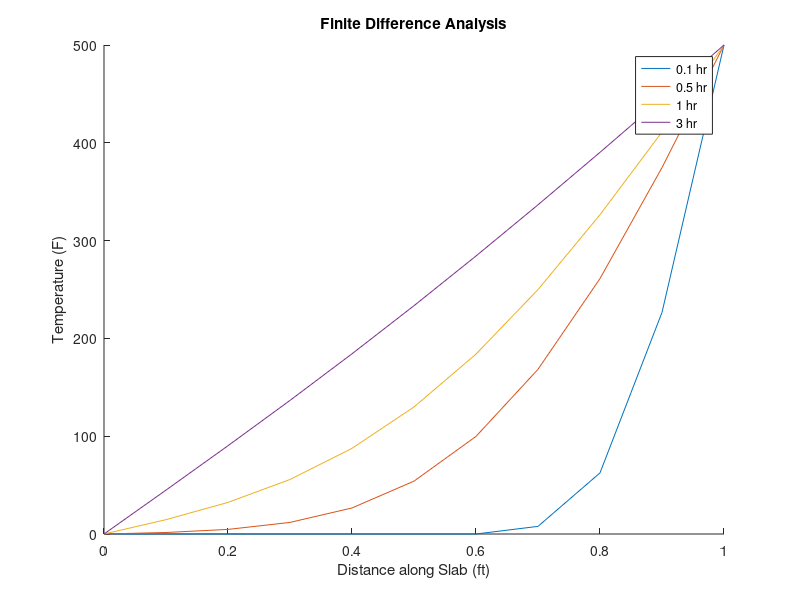
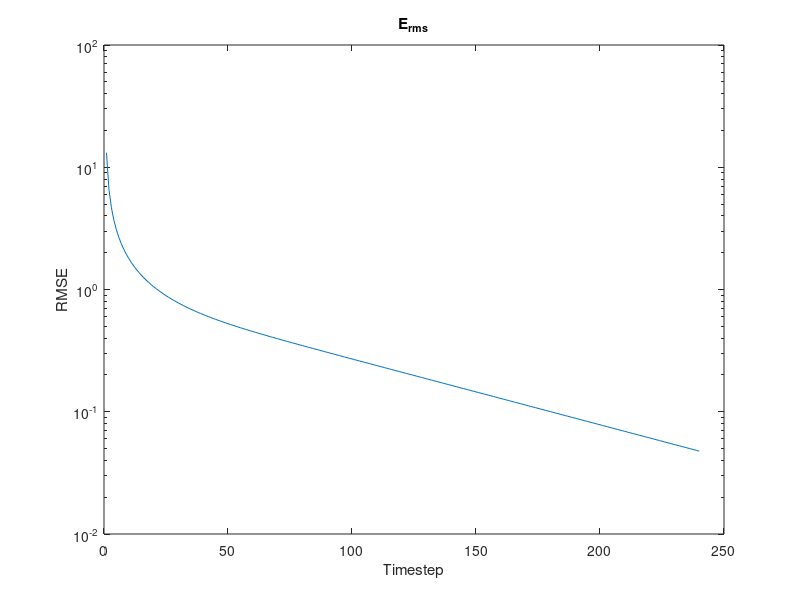
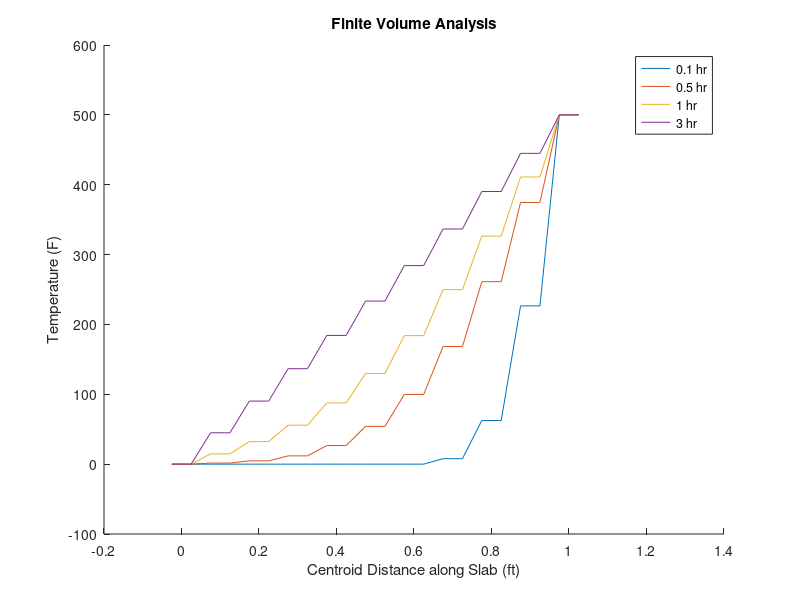
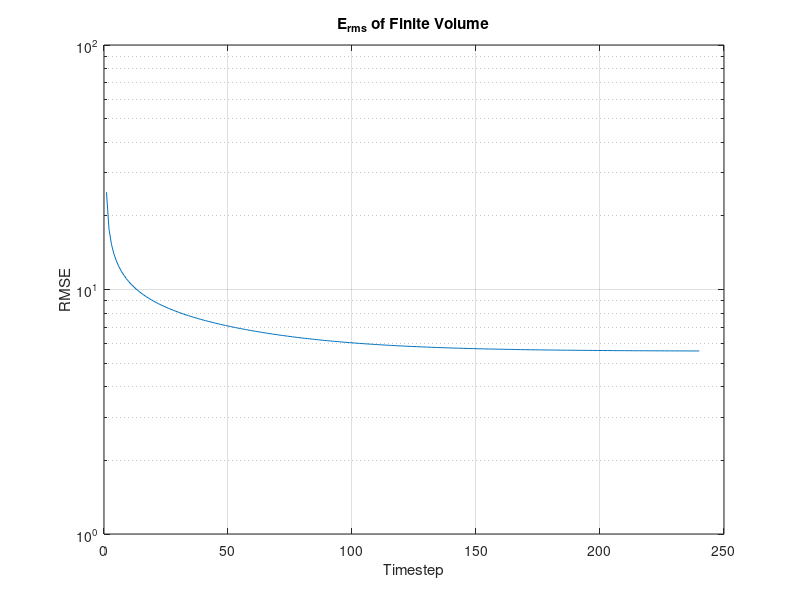

Write the MATLAB code that produced these figures, in order.
%% BENG 227 HW #2
%% HOUSEKEEPING
clear all
close all
clc
%% 1b
% Constants
mu = 0.1;
L = 1;

% Run parameters
dx = 0.05;
dt = 0.0125;
% 1 indexed, accoutn for boundaries
N_x = L / dx + 1;

% Initial Conditions
T_init = zeros(N_x,1);

% Second derivative matrix
d2dx2 = zeros(N_x,1);
% Dirchlet B.C. also means 0 change at the boundary
for i=2:1:N_x-1
   d2dx2(i,i-1) = -1;
   d2dx2(i,i) = 2;
   d2dx2(i,i+1) = -1;
end
% divide by step squared
d2dx2 = d2dx2 ./ (dx^2);
% set d2dx2 to negative because row dim is inverted relative to cartesian...
d2dx2 = -d2dx2;
figure
hold on
xvec = [0:dx:L];
for time=[0.1, 0.5, 1, 3]
   N_t = time/dt + 1;
   T = zeros(N_x,N_t);
   for t=1:1:N_t
       % MATLAB IS 1 indexed, count idx 1 as t=0
      if t == 1
          T(:,t) = T_init;
      elseif t > 1
          % Dirchlet B.C.
          T(1,t) = 0;
          T(N_x,t) = 500;
          T(:,t + 1) = T(:,t) + (dt * mu * d2dx2 * T(:,t));
      end
   end
   plot(xvec,T(:,N_t))
   
end
xlabel('Distance along Slab (ft)')
ylabel('Temperature (F)')
legend('0.1 hr','0.5 hr','1 hr','3 hr')
title('Finite Difference Analysis')
T_FTCS = T;
%% 1c
% Using T values from 1b, specifically over 3 hours...
for t=2:1:N_t
    deltaT = T(2:N_x-1,t+1) - T(2:N_x-1,t);
    Erms(t-1,:) = 1/(N_x-2) * sqrt(sum(deltaT .^2));
end
tvec = 1:1:N_t-1;
figure
semilogy(tvec,Erms)
title("E_r_m_s")
xlabel("Timestep")
ylabel("RMSE")
%% 1f
% 1 indexed, accoutn for phantom cells
N_x = L / dx + 2;

% Initial Conditions
T_init = zeros(N_x,1);

% Second derivative matrix
d2dx2 = zeros(N_x,1);
% Dirchlet B.C. also means 0 change at the boundary
for i=2:1:N_x-1
   d2dx2(i,i-1) = 1;
   d2dx2(i,i) = -2;
   d2dx2(i,i+1) = 1;
end
% divide by step squared
d2dx2 = d2dx2 ./ (dx^2);

figure
hold on
% Add R and L boundaries
xvec = [-dx/2:dx:L+dx/2];
for time=[0.1, 0.5, 1, 3]
   N_t = time/dt + 1;
   T = zeros(N_x,N_t);
   for t=1:1:N_t
       % MATLAB IS 1 indexed, count idx 1 as t=0
      if t == 1
          T(:,t) = T_init;
      elseif t > 1
          T(1,t) = -T(2,t);
          T(N_x,t) = (2 * 500) - T(N_x-1,t);
          T(:,t + 1) = T(:,t) + (dt * mu * d2dx2 * T(:,t));
%           Dirchlet B.C.
          T(1,t + 1) = -T(2,t + 1);
          T(N_x,t + 1) = (2 * 500) - T(N_x-1,t + 1);
      end
   end
   plot(xvec,T(:,N_t))
   
end
xlabel('Centroid Distance along Slab (ft)')
ylabel('Temperature (F)')
legend('0.1 hr','0.5 hr','1 hr','3 hr')
title('Finite Volume Analysis')
T_FVM = T;
%% 1g

%% 1h
% Using T values from 1f, specifically over 3 hours...
for t=2:1:N_t
    deltaT = T(2:N_x-1,t+1) - T(2:N_x-1,t);
    Erms_vol(t-1,:) = 1/(N_x-2) * sqrt(sum(deltaT .^2));
end
tvec = 1:1:N_t-1;
figure
semilogy(tvec,Erms_vol)
title("E_r_m_s of Finite Volume")
xlabel("Timestep")
ylabel("RMSE")
ylim([1 100])
grid on

figure
semilogy(tvec,Erms)
hold on
semilogy(tvec, Erms_vol)
legend('Finite Difference','Finite Volume')
grid on
title('Comparison of E_r_m_s')
xlabel("Timestep")
ylabel("RMSE")